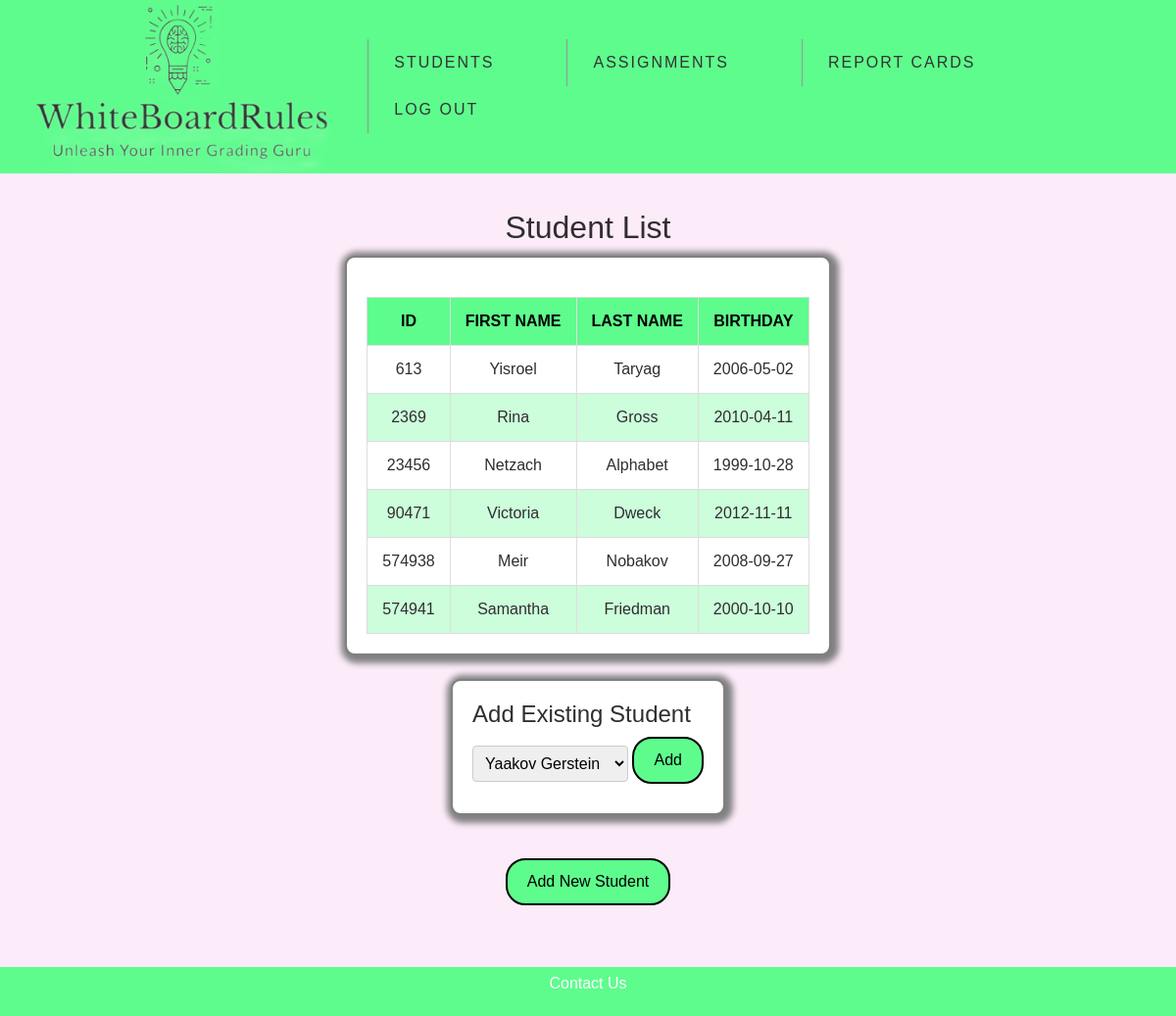
Page /updatedphp/view_students.php?subject_id=1&name=Math (signed in) on the committed database.
### tables this page shows
CREATE TABLE `students` (
  `student_id` int(11) NOT NULL,
  `first_name` varchar(50) NOT NULL,
  `last_name` varchar(50) NOT NULL,
  `birthday` date NOT NULL
);

### updatedphp/view_students.php (the view, shortened to what this page needs)
<?php
include "header.php";
$dbhost = '127.0.0.1';
$dbuser = 'root';
$dbpass = '';
$dbname = 'white_board_rules';
$connection = new mysqli($dbhost, $dbuser, $dbpass, $dbname);
$subject_id = $_GET['subject_id'];
$query = "SELECT students.student_id, first_name, last_name, birthday
FROM students
JOIN student_subject ON students.student_id = student_subject.student_id
WHERE subject_id = $subject_id";
$currentStudents = $connection->query($query);
$query = "SELECT DISTINCT students.student_id, first_name, last_name, birthday
FROM students
LEFT OUTER JOIN student_subject ON students.student_id = student_subject.student_id
WHERE students.student_id NOT IN (
    SELECT student_id FROM student_subject WHERE subject_id = $subject_id
)";
$possibleStudents = $connection->query($query);
?>
<h2>Student List</h2>
<div class="form-border">
    <table class="student-table">
        <thead>
            <tr>
                <th class="student-table-header">ID</th>
                <th class="student-table-header">First Name</th>
                <th class="student-table-header">Last Name</th>
                <th class="student-table-header">Birthday</th>
            </tr>
        </thead>
        <tbody>
            <?php
            if ($currentStudents && $currentStudents->num_rows > 0) {
                while ($row = $currentStudents->fetch_assoc()) {
                    $formattedBirthday = date("Y-m-d", strtotime($row['birthday']));
                    echo "<tr>";
                    echo "<td class='student-table-data'>" . htmlspecialchars($row['student_id']) . "</td>";
                    echo "<td class='student-table-data'>" . htmlspecialchars($row['first_name']) . "</td>";
                    echo "<td class='student-table-data'>" . htmlspecialchars($row['last_name']) . "</td>";
                    echo "<td class='student-table-data' data-date='{$formattedBirthday}'>" . htmlspecialchars($formattedBirthday) . "</td>";
                    echo "</tr>";
                }
            } else {
                echo "<tr><td colspan='4'>No students found.</td></tr>";
            }
            ?>
        </tbody>
    </table>
</div>
<div class="form-border">
    <h4>Add Existing Student</h4>
    <form action='view_students.php?subject_id=<?php echo $subject_id; ?>' method='post'>
        <select name='student_id' required>
            <?php
            while ($studentRow = $possibleStudents->fetch_assoc()) :
            ?>
                <option value='<?php echo $studentRow['student_id']; ?>'>
                    <?php echo htmlspecialchars($studentRow['first_name'] . ' ' . $studentRow['last_name']); ?>
                </option>
            <?php endwhile; ?>
        </select>
        <input type='submit' value='Add' class='btn'>
    </form>
</div>
<a class='btn' href='add_student.php?subject_id=<?php echo $subject_id; ?>'>Add New Student</a>
<?php include "footer.php"; ?>

### updatedphp/css/styles.css (style rules this page uses)
body { background-color: #FCEBF9; color: #302D30; font-family: Arial, sans-serif; display: flex; flex-direction: column; align-items: center; justify-content: space-between; text-align: center; padding-top: 100px; padding-bottom: 40px; margin-top: 80px; margin-bottom: 40px; }
.form-border { border: solid grey 2px; padding: 20px; box-sizing: border-box; border-radius: 10px; box-shadow: 2px 2px 6px 6px grey; background-color: white; text-align:left; }
h2 { margin-bottom: 10px; }
.btn { background-color: #5EFC8D; color: black; padding: 10px 20px; text-align: center; text-decoration: none; display: inline-block; font-size: 16px; border-radius: 20px; border: solid black 2px; cursor: pointer; }
input[type="number"], textarea, select { width: auto; padding: 8px; margin-bottom: 10px; border: solid #ccc 1px; border-radius: 4px; }
form { max-width: 600px; margin: 0 auto; }
form input, form textarea, form select { padding: 8px; margin-bottom: 10px; border: solid #ccc 1px; border-radius: 4px; }
table.student-table { width: 100%; border-collapse: collapse; margin-top: 20px; text-align: left; }
table.student-table th, table.student-table td { border: 1px solid #ddd; padding: 8px; }
table.student-table th { background-color: #5EFC8D; color: black; text-transform: uppercase; font-weight: bold; }
table.student-table tr:nth-child(even) { background-color: #5efc8d50; }
table.student-table th, table.student-table td { text-align: center; padding: 12px 15px; }
a.btn { margin-top: 20px; display: inline-block; }

### rows in the picture
students: student_id "613", first_name "Yisroel", last_name "Taryag", birthday "2006-05-02"
students: student_id "2369", first_name "Rina", last_name "Gross", birthday "2010-04-11"
students: student_id "23456", first_name "Netzach", last_name "Alphabet", birthday "1999-10-28"
students: student_id "90471", first_name "Victoria", last_name "Dweck", birthday "2012-11-11"
students: student_id "574938", first_name "Meir", last_name "Nobakov", birthday "2008-09-27"
students: student_id "574941", first_name "Samantha", last_name "Friedman", birthday "2000-10-10"

### other values in the picture
form field student_id "Yaakov Gerstein"
